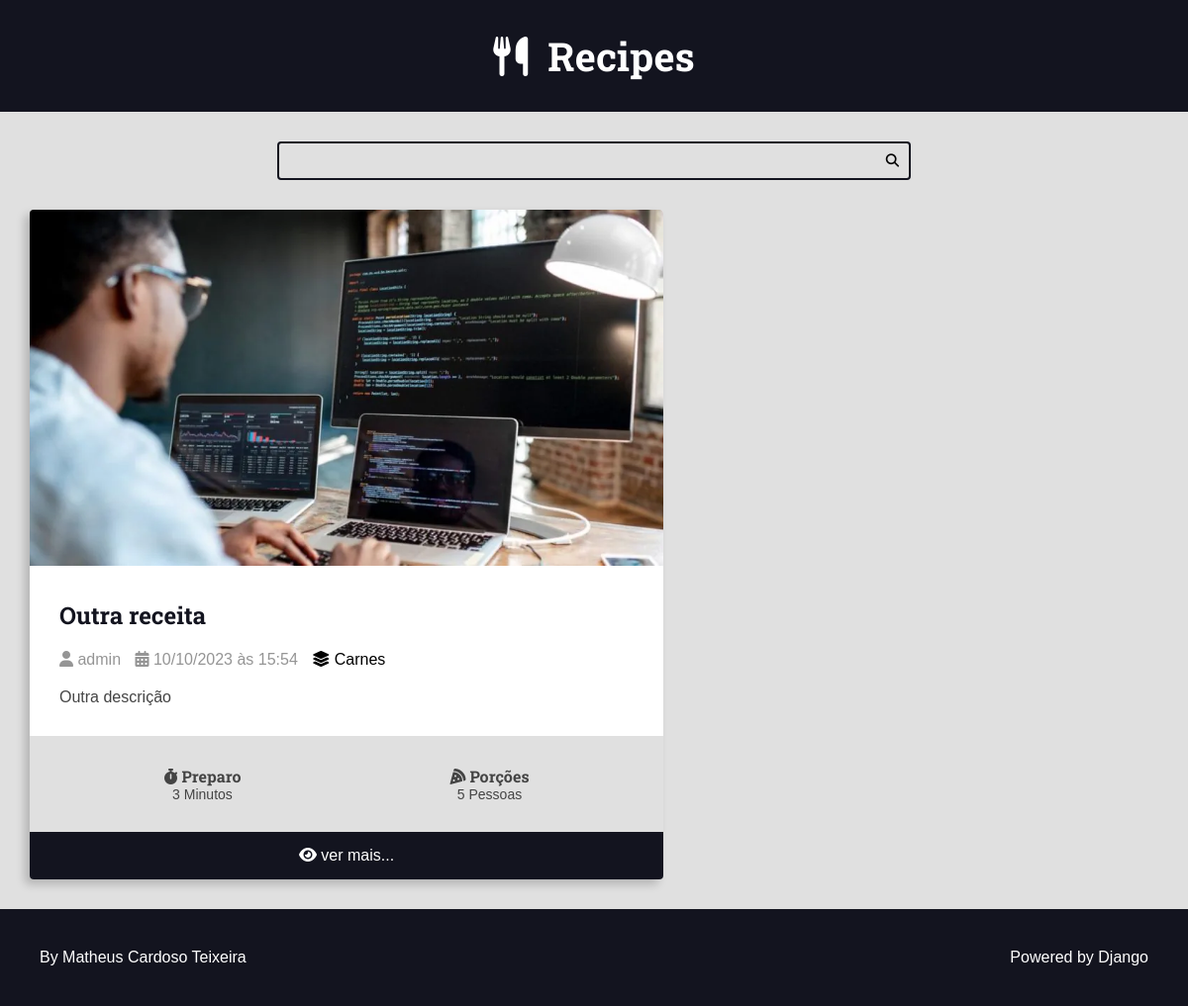
/recipes/category/2/, run on the app's committed database.
### recipes/models.py (models this page shows, shortened)
class Recipe(models.Model):
    title = models.CharField(max_length=65)
    description = models.CharField(max_length=165)
    slug = models.SlugField()
    preparation_time = models.IntegerField()
    preparation_time_unit = models.CharField(max_length=65)
    servings = models.IntegerField()
    servings_unit = models.CharField(max_length=65)
    preparation_steps = models.TextField();
    preparation_steps_is_html = models.BooleanField(default=False)
    created_at = models.DateTimeField(auto_now_add=True)
    updated_at = models.DateTimeField(auto_now=True)
    is_published = models.BooleanField(default=False)
    cover = models.ImageField(upload_to='recipes/covers/%Y/%m/%d/', blank=True, null=True, default='')
    category = models.ForeignKey(
        Category, on_delete=models.SET_NULL, null=True, blank=True, default=None
    )
    author = models.ForeignKey(
        User, on_delete=models.SET_NULL, null=True
    )

class Category(models.Model):
    name = models.CharField(max_length=65)

### recipes/views.py (the view)
# urls.py: path('recipes/category/<int:category_id>/', views.category, name='category'),
def category(request, category_id):
    recipes = get_list_or_404(
        Recipe.objects.filter(category=category_id, is_published=True).order_by('-id')
    )
    return render(request, 'recipes/pages/category.html', context={
        'recipes': recipes,
        'title': f'{recipes[0].category.name} - Category | '
    })

### recipes/templates/recipes/pages/category.html (shortened to what this page needs)
{% extends 'global/base.html' %}
{% block content %}
<div class="main-content main-content-list container">
    {% for recipe in recipes %}
        {% include 'recipes/partials/recipe.html' %}
    {% endfor %}
</div>
{% endblock %}

### recipes/templates/recipes/partials/recipe.html (shortened to what this page needs)
            <div class="recipe recipe-list-item">
                <div class="recipe-cover">
                    {% if not is_detail_page %}
                        <a href="{% url 'recipes:recipe' recipe.id %}">
                            <img src="{{ recipe.cover.url }}" alt="Temporário">
                        </a>
                    {% else %}
                        <img src="{{ recipe.cover.url }}" alt="Temporário">
                    {% endif %}
                </div>
                <div class="recipe-title-container">
                    <h2 class="recipe-title">
                        <a href="{% url 'recipes:recipe' recipe.id %}">
                            {{ recipe.title }}
                        </a>
                    </h2>
                </div>
                <div class="recipe-author">
                    <span class="recipe-author-item">
                        <i class="fas fa-user"></i>
                        {% if recipe.author is not None %}
                            {% if recipe.author.first_name %}
                                {{ recipe.author.first_name }} {{ recipe.author.last_name }}
                            {% else %}
                                {{ recipe.author.username }}
                            {% endif %}
                        {% else %}
                            Desconhecido
                        {% endif %}
                    </span>
                    <span class="recipe-author-item">
                        <i class="fas fa-calendar-alt"></i>
                        {{ recipe.created_at|date:"d/m/Y" }} às {{ recipe.created_at|date:"H:i" }}
                    </span>
                    {% if recipe.category is not None %}
                        <span class="recipe-author-item">
                            <a class="category-link" href="{% url 'recipes:category' recipe.category.id %}">
                                <i class="fas fa-layer-group"></i>
                                <span>{{ recipe.category.name }}</span>
                            </a>
                        </span>
                    {% endif %}
                </div>
                <div class="recipe-content">
                    <p>
                        {{ recipe.description }}
                    </p>
                </div>
                <div class="recipe-meta-container">
                    <div class="recipe-meta recipe-preparation">
                        <h3 class="recipe-meta-title"><i class="fas fa-stopwatch"></i> Preparo</h3>
                        <div class="recipe-meta-text">
                            {{ recipe.preparation_time }} {{ recipe.preparation_time_unit }}
                        </div>
                    </div>
                    <div class="recipe-meta recipe-servings">
                        <h3 class="recipe-meta-title"><i class="fas fa-pizza-slice"></i> Porções</h3>
                        <div class="recipe-meta-text">
                            {{ recipe.servings }} {{ recipe.servings_unit }}
                        </div>
                    </div>
                </div>
                {% if  not is_detail_page %}
                    <footer class="recipe-footer">
                        <a class="recipe-read-more button button-dark button-full-width" href="{% url 'recipes:recipe' recipe.id %}">
                            <i class="fas fa-eye"></i>
                            <span>ver mais...</span>
                        </a>
                    </footer>
                {% endif %}
            </div>

### recipes/static/recipes/css/styles.css (style rules this page uses)
:root { --color-primary: #269fe6; --color-primary-hover: #2086c2; --color-primary-dark: #13141f; --color-primary-dark-hover: #212336; --color-primary-light: #d4ecfa; --color-primary-light-hover: #bdd8e7; --color-white: #fff; --color-black: #000; --color-dark-text: #444; --color-info-light: #cce5ff; --color-debug-light: #cce5ff; --color-success-light: #d4edda; --color-alert-light: #fff3cd; --color-warning-light: #fff3cd; --color-error-light: #f8d7da; --color-info-dark: #4d86c4; --color-debug-dark: #4d86c4; --color-success-dark: #4a9c5d; --color-alert-dark: #927f40; --color-warning-dark: #927f40; --color-error-dark: #da525d; --color-gray-0: #f9f9f9; --color-gray-1: #e0e0e0; --color-gray-2: #c7c7c7; --color-gray-3: #aeaeae; --color-gray-4: #959595; --color-gray-5: #7d7d7d; --color-gray-6: #646464; --color-gray-7: #4b4b4b; --color-gray-8: #323232; --color-gray-9: #191919; --font-primary: sans-serif; --font-headings: 'Roboto Slab', serif; --spacing-gutter-small: 2rem; --spacing-gutter-medium-half: 1.5rem; --spacing-gutter-medium: 3rem; --spacing-gutter-large: 4rem; }
* { padding: 0; margin: 0; box-sizing: border-box; }
html { font-size: 62.5%; }
body { font-size: 1.6rem; font-family: var(--font-primary); background: var(--color-gray-1); color: var(--color-dark-text); }
h1, h2, h3, h4, h5, h6 { font-family: var(--font-headings); }
.container { max-width: 144rem; margin: 0 auto; padding: var(--spacing-gutter-medium); }
.main-content { padding-top: 0; }
.main-content-list { display: grid; grid-template-columns: repeat(auto-fit, minmax(340px, 1fr)); gap: var(--spacing-gutter-large); }
.recipe { background: var(--color-white); box-shadow: -5px 5px 10px rgba(0, 0, 0, .2); transform: scale(1); transition: all 300ms ease-in-out; border-radius: .4rem; overflow: hidden; }
.recipe img { max-width: 100%; }
.recipe-list-item { max-width: 64rem; height: fit-content; }
.recipe-title-container { padding: var(--spacing-gutter-medium); padding-bottom: var(--spacing-gutter-small); }
.recipe-title-container a { color: var(--color-primary-dark); text-decoration: none; }
.recipe-author { padding: 0 var(--spacing-gutter-medium); }
.recipe-content { padding: var(--spacing-gutter-medium); padding-top: var(--spacing-gutter-small); }
.recipe-author-item { color: var(--color-gray-4); margin-right: 1rem; }
.category-link { color: var(--color-black); text-decoration: none; transition: all 300ms ease-in-out; }
.recipe-meta-container { display: flex; flex-flow: row wrap; padding: var(--spacing-gutter-medium); background: var(--color-gray-1); }
.recipe-meta { display: flex; flex-flow: column nowrap; flex-shrink: 1; flex-grow: 1; text-align: center; }
.recipe-meta-title { font-size: 1.6rem; }
.recipe-meta-text { font-size: 1.4rem; }
.recipe-footer a { background: var(--color-primary-dark); display: block; color: var(--color-white); text-decoration: none; text-align: center; padding: var(--spacing-gutter-medium-half) var(--spacing-gutter-medium); transition: all 300ms ease-in-out; }

### data on the page
Recipe: cover (picture), title "Outra receita", author.username "admin", created_at "10/10/2023", created_at "15:54", category.name "Carnes", description "Outra descrição", preparation_time "3", preparation_time_unit "Minutos", servings "5", servings_unit "Pessoas"
